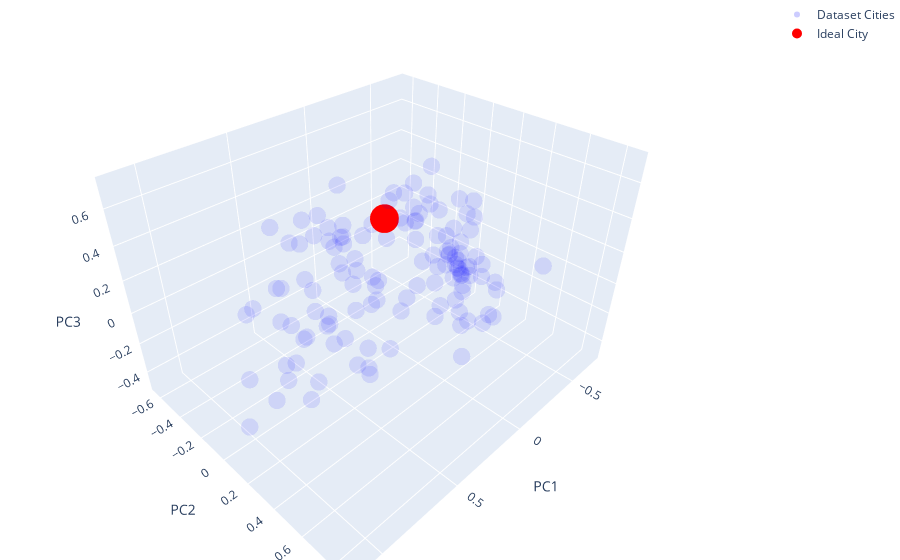

Notebook code cell kept with this figure:
### Code cell
import plotly.graph_objects as go

# Create a trace for the original PCA transformed points
trace1 = go.Scatter3d(
    x=train_df_pca.iloc[:, 0],
    y=train_df_pca.iloc[:, 1],
    z=train_df_pca.iloc[:, 2],
    mode='markers',
    marker=dict(
        size=6,
        color='blue',                # set color to blue
        opacity=0.1                   # set opacity to make points faint
    ),
    text=train_df_pca['city_ascii'],  # add labels
    hoverinfo='text',
    name='Dataset Cities'
)

# Create a trace for the new point
trace2 = go.Scatter3d(
    x=[new_point_pca[0][0]],
    y=[new_point_pca[0][1]],
    z=[new_point_pca[0][2]],
    mode='markers',
    marker=dict(
        size=10,
        color='red',                 # set color to red
    ),
    name='Ideal City'
)

# Define the layout
layout = go.Layout(
    margin=dict(
        l=0,
        r=0,
        b=0,
        t=0
    ),
    scene=dict(
        xaxis_title='PC1',
        yaxis_title='PC2',
        zaxis_title='PC3'
    )
)

# Create the figure and add traces
fig = go.Figure(data=[trace1, trace2], layout=layout)

# Show the plot
fig.show()

### Figure 1 — Plotly figure (JSON) as saved in the notebook; plotly's stock layout.template omitted (floating-point values rounded to 4 significant figures)
{"data": [{"hoverinfo": "text", "marker": {"color": "blue", "opacity": 0.1, "size": 6}, "mode": "markers", "name": "Dataset Cities", "text": ["Honolulu", "Seattle", "Canberra", "Adelaide", "Boston", "Sacramento", "San Diego", "Singapore", "Oslo", "Los Angeles", "Copenhagen", "London", "Chicago", "Brisbane", "Miami", "Sydney", "Perth", "Denver", "Minneapolis", "Tampa", "Tucson", "Melbourne", "Atlanta", "Dallas", "Paris", "Dublin", "Austin", "Seoul", "Auckland", "Wellington", "Phoenix", "Vancouver", "Ottawa", "Las Vegas", "Calgary", "Toronto", "Milan", "Hamburg", "Hong Kong", "Columbus", "Frankfurt", "Edmonton", "Berlin", "Brussels", "Halifax", "Houston", "Stockholm", "Saint Petersburg", "Amsterdam", "Winnipeg", "San Antonio", "Montreal", "Dubai", "Rome", "Vienna", "Edinburgh", "Prague", "Montevideo", "Athens", "Tallinn", "Barcelona", "Tokyo", "Taipei", "Riga", "Thessaloniki", "Ljubljana", "Beirut", "Zagreb", "Santiago", "Riyadh", "Madrid", "Lisbon", "Vilnius", "Budapest", "Muscat", "Panama City", "Valencia", "Monterrey", "Warsaw", "Mexico City", "Porto", "Sofia", "Bucharest", "Bangkok", "Guadalajara", "Belgrade", "Yerevan", "Shanghai", "Rio de Janeiro", "Tbilisi", "Beijing", "Manila", "Sarajevo", "Porto Alegre", "Johannesburg", "Curitiba", "Minsk", "Belo Horizonte", "Skopje", "Lima", "Ho Chi Minh City", "Moscow", "Kuala Lumpur", "Colombo", "Jakarta", "Pretoria", "Almaty", "Hanoi", "Cape Town", "Durban", "Istanbul", "Baku", "Nairobi", "Tehran", "Buenos Aires", "Lviv", "Dhaka", "Ankara", "Mumbai", "Lagos", "Cairo", "Kolkata", "Lahore", "Karachi"], "type": "scatter3d", "x": [0.05792, -0.467, -0.4157, -0.2241, -0.599, -0.3196, -0.2648, -0.04748, -0.6338, 0.027, -0.6819, -0.2137, -0.374, -0.09706, 0.03747, -0.2432, -0.1668, -0.524, -0.5238, -0.1958, -0.3017, -0.2428, -0.2768, -0.3081, -0.0832, -0.2848, -0.2958, -0.2835, -0.1963, -0.2989, -0.1259, -0.4636, -0.4851, -0.181, -0.4802, -0.3476, -0.05795, -0.5172, 0.1119, -0.5107, -0.5478, -0.3988, -0.4509, -0.1863, -0.4247, -0.1156, -0.5571, -0.3163, -0.6593, -0.2501, -0.2207, -0.3943, -0.1053, 0.03601, -0.7133, -0.4817, -0.3759, 0.1236, 0.1874, -0.4993, 0.1033, -0.2611, 0.03183, -0.2647, 0.1066, -0.5037, 0.595, -0.3818, 0.3054, 0.07796, -0.3864, -0.08946, -0.4046, -0.1413, 0.00273, 0.5916, -0.2784, 0.3386, -0.1357, 0.6144, -0.2046, -0.03984, 0.02067, 0.7712, 0.4719, 0.0431, -0.05043, 0.1074, 0.7738, 0.06264, 0.03306, 1.022, 0.00206, 0.4094, 0.2562, 0.1653, -0.1086, 0.5373, 0.1432, 0.7382, 0.8538, 0.0745, 0.663, 0.8272, 0.9221, 0.3138, 0.2618, 0.5418, 0.1526, 0.3317, 0.2851, 0.1811, 0.6842, 0.4108, 0.3914, -0.03467, 0.9922, 0.06833, 0.8091, 1.132, 0.7428, 0.7741, 0.5348, 0.8617], "y": [0.7005, 0.3259, 0.1167, 0.2561, 0.1509, 0.2108, 0.4922, 0.8586, 0.01729, 0.519, -0.05198, 0.1279, 0.2479, 0.4328, 0.6321, 0.403, 0.3432, 0.09295, 0.06616, 0.5229, 0.2742, 0.2864, 0.2534, 0.2165, -0.02215, 0.1049, 0.3194, -0.2289, 0.2804, 0.1987, 0.308, 0.05702, 0.007838, 0.04229, 0.07042, 0.01674, -0.2313, -0.0356, 0.2451, -0.03497, -0.05316, 0.03595, -0.1067, -0.07361, 0.02082, 0.391, -0.01926, 0.02753, 0.02111, -0.05116, 0.2692, -0.03588, 0.41, -0.1108, -0.1423, -0.03959, -0.1664, -0.01282, -0.1317, -0.212, -0.02049, -0.09403, 0.09215, -0.3228, -0.3329, -0.3327, -0.2276, -0.3806, -0.2124, 0.03053, -0.0967, -0.01109, -0.2369, -0.3984, 0.2307, 0.3307, 0.06097, -0.04253, -0.3127, 0.05299, -0.03984, -0.4573, -0.5205, 0.2668, 0.1119, -0.4889, -0.5051, -0.3131, 0.1909, -0.5599, -0.3749, 0.2707, -0.4958, -0.08102, 0.05586, -0.01194, -0.4366, 0.1015, -0.6428, -0.03733, 0.1207, -0.2226, 0.4105, 0.2656, 0.2267, 0.1249, -0.4625, -0.1954, 0.1213, 0.1321, -0.366, -0.5563, -0.03222, -0.5393, -0.1241, -0.4563, 0.01563, -0.5978, 0.2193, 0.1939, -0.278, 0.08372, -0.3556, -0.1501], "z": [0.124, -0.3626, 0.07171, 0.1014, -0.1515, -0.06349, 0.00752, 0.4383, 0.01644, -0.2587, 0.07957, -0.3455, -0.4015, 0.1536, 0.03476, 0.06034, 0.01089, -0.1656, -0.2335, 0.1071, 0.03467, -0.09966, -0.2787, -0.04339, -0.3165, -0.3177, 0.1228, 0.1407, -0.135, -0.009744, 0.06291, -0.1329, 0.08649, 0.01646, -0.05667, -0.1119, -0.1659, -0.1273, 0.3764, -0.1313, -0.1024, -0.1141, -0.1355, -0.3035, -0.0368, -0.2055, -0.1623, -0.2075, 0.09542, -0.234, 0.0549, 0.05723, 0.5677, -0.1193, 0.1349, 0.01693, 0.1592, -0.1215, -0.043, 0.2163, -0.003892, 0.1831, 0.5409, -0.0299, -0.04171, 0.2478, 0.08867, 0.2111, -0.244, 0.4931, 0.2435, 0.2791, 0.1608, 0.009419, 0.7219, 0.2528, 0.3113, 0.1498, 0.1252, -0.3584, 0.2334, -0.02874, 0.08146, 0.3101, -0.1144, 0.01225, 0.3366, 0.1426, -0.2753, 0.1629, 0.1631, -0.04584, -0.05092, -0.1664, -0.4917, -0.128, -0.1567, -0.1157, -0.03163, -0.3247, 0.2159, -0.05165, 0.02248, 0.1984, 0.06914, -0.4572, -0.1401, 0.3511, -0.373, -0.2524, -0.1547, 0.1824, -0.2367, -0.1663, -0.2153, 0.02257, -0.113, 0.01353, 0.1481, -0.1889, 0.01134, 0.128, 0.3682, 0.1104]}, {"marker": {"color": "red", "size": 10}, "mode": "markers", "name": "Ideal City", "type": "scatter3d", "x": [-0.084], "y": [-0.1629], "z": [0.2459]}], "layout": {"margin": {"b": 0, "l": 0, "r": 0, "t": 0}, "scene": {"xaxis": {"title": {"text": "PC1"}}, "yaxis": {"title": {"text": "PC2"}}, "zaxis": {"title": {"text": "PC3"}}}}}
